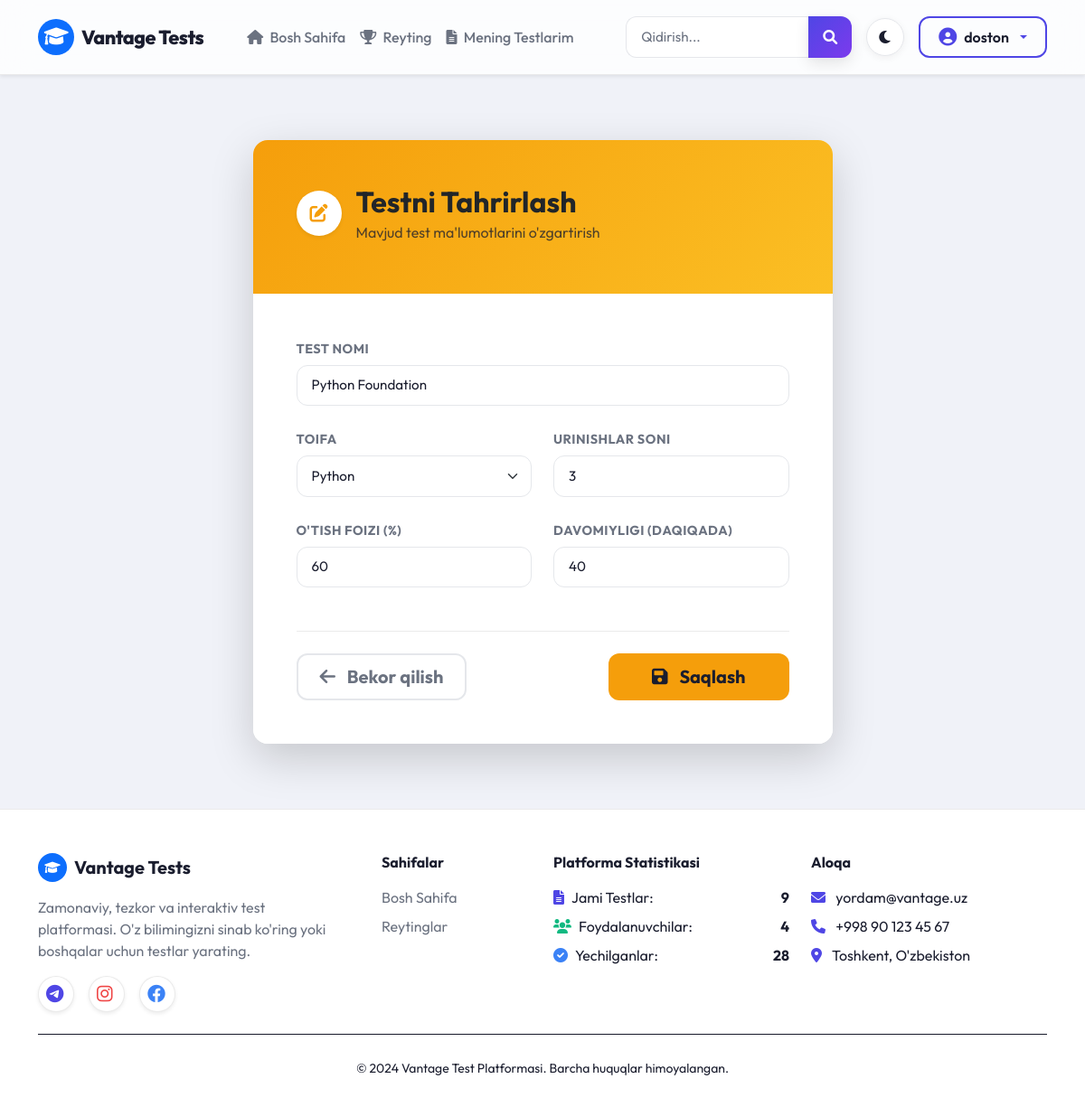
Page /test/12/edit/ (signed in) on the committed database.
### main/models.py (models this page shows, shortened)
class Test(models.Model):
    author = models.ForeignKey(User, on_delete=models.CASCADE)
    category = models.ForeignKey(Category, on_delete=models.CASCADE)
    title = models.CharField(max_length=200)
    maximum_attempts = models.PositiveBigIntegerField()
    duration = models.PositiveIntegerField(default=20, help_text="Test davomiyligi (daqiqada)")
    pass_percentage = models.PositiveBigIntegerField()

class Category(models.Model):
    name = models.CharField(max_length=100)

### main/views.py (the view, shortened to what this page needs)
# urls.py: path('test/<int:test_id>/edit/', views.edit_test, name='edit_test'),
@login_required(login_url='login')
def edit_test(request, test_id):
    test = get_object_or_404(Test, id=test_id, author=request.user)
    categories = Category.objects.all()
    return render(request, 'edit_test.html', {'test': test, 'categories': categories})

### main/context_processors.py (called while the page is built)
def footer_stats(request):
    try:
        total_tests_count = Test.objects.count()
    except Exception:
        total_tests_count = 0
    try:
        active_users_count = User.objects.filter(is_active=True).count()
    except Exception:
        active_users_count = 0
    try:
        completed_tests_count = CheckTest.objects.count()
    except Exception:
        completed_tests_count = 0
    return {
        'total_tests_count': total_tests_count,
        'active_users_count': active_users_count,
        'completed_tests_count': completed_tests_count,
    }

### templates/edit_test.html (shortened to what this page needs)
{% extends "base.html" %}
{% block content %}
<div class="container py-5">
    <div class="row justify-content-center">
        <div class="col-lg-7">
            <div class="card border-0 shadow-lg rounded-4 overflow-hidden bg-card">
                <div class="p-4 p-md-5 text-dark" style="background: linear-gradient(135deg, #f59e0b, #fbbf24) !important;">
                    <div class="d-flex align-items-center mb-2">
                        <div class="bg-white text-warning rounded-circle d-flex align-items-center justify-content-center me-3 shadow-sm" style="width: 50px; height: 50px; font-size: 20px;">
                            <i class="fas fa-edit"></i>
                        </div>
                        <div>
                            <h2 class="fw-bold mb-0 text-dark">Testni Tahrirlash</h2>
                            <p class="mb-0 opacity-75">Mavjud test ma'lumotlarini o'zgartirish</p>
                        </div>
                    </div>
                </div>
                <div class="card-body p-4 p-md-5">
                    <form method="post">
                        <div class="row g-4">
                            <div class="col-12">
                                <label class="form-label fw-bold text-muted small text-uppercase" style="letter-spacing: 0.5px;" for="title">Test Nomi</label>
                                <input type="text" id="title" name="title" class="form-control form-control-lg" value="{{ test.title }}" style="border-radius: 12px;" required>
                            </div>
                            <div class="col-md-6">
                                <label class="form-label fw-bold text-muted small text-uppercase" style="letter-spacing: 0.5px;" for="category">Toifa</label>
                                <select id="category" name="category" class="form-select form-select-lg" style="border-radius: 12px;" required>
                                    {% for cat in categories %}
                                        <option value="{{ cat.id }}" {% if test.category.id == cat.id %}selected{% endif %}>{{ cat.name }}</option>
                                    {% endfor %}
                                </select>
                            </div>
                            <div class="col-md-6">
                                <label class="form-label fw-bold text-muted small text-uppercase" style="letter-spacing: 0.5px;" for="maximum_attempts">Urinishlar soni</label>
                                <input type="number" id="maximum_attempts" name="maximum_attempts" class="form-control form-control-lg" value="{{ test.maximum_attempts }}" min="1" style="border-radius: 12px;" required>
                            </div>
                            <div class="col-md-6">
                                <label class="form-label fw-bold text-muted small text-uppercase" style="letter-spacing: 0.5px;" for="pass_percentage">O'tish foizi (%)</label>
                                <input type="number" id="pass_percentage" name="pass_percentage" class="form-control form-control-lg" value="{{ test.pass_percentage }}" min="0" max="100" style="border-radius: 12px;" required>
                            </div>
                            <div class="col-md-6">
                                <label class="form-label fw-bold text-muted small text-uppercase" style="letter-spacing: 0.5px;" for="duration">Davomiyligi (daqiqada)</label>
                                <input type="number" id="duration" name="duration" class="form-control form-control-lg" value="{{ test.duration }}" min="1" style="border-radius: 12px;" required>
                            </div>
                        </div>
                        <div class="mt-5 pt-4 border-top d-flex flex-column flex-md-row justify-content-between gap-3" style="border-color: var(--border) !important;">
                            <a href="{% url 'test_detail' test.id %}" class="btn btn-outline-secondary btn-lg px-4 fw-bold" style="border-radius: 12px;">
                                <i class="fas fa-arrow-left me-2"></i> Bekor qilish
                            </a>
                            <button type="submit" class="btn btn-warning btn-lg px-5 fw-bold text-dark" style="border-radius: 12px; background: #f59e0b; border: none;">
                                <i class="fas fa-save me-2"></i> Saqlash
                            </button>
                        </div>
                    </form>
                </div>
            </div>
        </div>
    </div>
</div>
{% endblock %}

### templates/base.html (shortened to what this page needs)
{% load static %}
<!DOCTYPE html>
<html lang="uz">
<head>
    <link href="https://cdn.jsdelivr.net/npm/bootstrap@5.1.3/dist/css/bootstrap.min.css" rel="stylesheet">
    <link href="https://cdnjs.cloudflare.com/ajax/libs/font-awesome/6.0.0/css/all.min.css" rel="stylesheet">
    <link rel="stylesheet" type="text/css" href="{% static 'style.css' %}">
</head>
<body>
    <nav class="navbar navbar-expand-lg glass-navbar shadow-sm py-3">
        <div class="container">
            <a class="navbar-brand d-flex align-items-center" href="/">
                <div class="bg-primary text-white rounded-circle p-2 me-2 d-flex justify-content-center align-items-center" style="width: 40px; height: 40px;">
                    <i class="fas fa-graduation-cap"></i>
                </div>
                Vantage Tests
            </a>
            <div class="collapse navbar-collapse" id="navbarContent">
                <ul class="navbar-nav me-auto ps-lg-4">
                    <li class="nav-item">
                        <a class="nav-link" href="{% url 'index' %}">
                            <i class="fas fa-home me-1"></i> Bosh Sahifa
                        </a>
                    </li>
                    <li class="nav-item">
                        <a class="nav-link" href="{% url 'leaderboard' %}">
                            <i class="fas fa-trophy me-1"></i> Reyting
                        </a>
                    </li>
                    {% if user.is_authenticated %}
                    <li class="nav-item">
                        <a class="nav-link" href="{% url 'my_tests' %}">
                            <i class="fas fa-file-alt me-1"></i> Mening Testlarim
                        </a>
                    </li>
                    {% endif %}
                </ul>
                <div class="d-flex align-items-center gap-3 mt-3 mt-lg-0">
                    <form class="input-group" action="{% url 'index' %}" method="get" style="width: 250px;">
                        <input class="form-control" type="search" placeholder="Qidirish..." name="q" aria-label="Search" style="border-right: none;">
                        <button class="btn btn-primary px-3" type="submit">
                            <i class="fas fa-search"></i>
                        </button>
                    </form>
                    <button class="theme-toggle-btn" id="theme-toggle" title="Mavzuni o'zgartirish">
                        <i class="fas fa-moon" id="theme-icon"></i>
                    </button>
                    {% if user.is_authenticated %}
                    <div class="dropdown">
                        <button class="btn btn-outline-primary dropdown-toggle d-flex align-items-center gap-2" type="button" data-bs-toggle="dropdown">
                            <i class="fas fa-user-circle fs-5"></i> <span>{{ user.username }}</span>
                        </button>
                    </div>
                    {% else %}
                    <div class="d-flex gap-2">
                        <a href="{% url 'login' %}" class="btn btn-outline-primary">Kirish</a>
                        <a href="{% url 'signup' %}" class="btn btn-primary">Ro'yxatdan o'tish</a>
                    </div>
                    {% endif %}
                </div>
            </div>
        </div>
    </nav>
    <main class="flex-grow-1 py-4">
        {% block content %}
        {% endblock content %}
    </main>
    <footer class="premium-footer">
        <div class="container">
            <div class="row gy-4">
                <div class="col-lg-4 col-md-6">
                    <h5 class="mb-3 d-flex align-items-center">
                        <div class="bg-primary text-white rounded-circle p-2 me-2 d-flex justify-content-center align-items-center" style="width: 32px; height: 32px; font-size: 14px;">
                            <i class="fas fa-graduation-cap"></i>
                        </div>
                        Vantage Tests
                    </h5>
                    <p class="text-muted pe-lg-4">
                        Zamonaviy, tezkor va interaktiv test platformasi. O'z bilimingizni sinab ko'ring yoki boshqalar uchun testlar yarating.
                    </p>
                    <div class="d-flex gap-3 mt-3">
                        <a href="#" class="btn btn-light rounded-circle shadow-sm" style="width: 40px; height: 40px; padding: 8px;"><i class="fab fa-telegram text-primary fs-5"></i></a>
                        <a href="#" class="btn btn-light rounded-circle shadow-sm" style="width: 40px; height: 40px; padding: 8px;"><i class="fab fa-instagram text-danger fs-5"></i></a>
                        <a href="#" class="btn btn-light rounded-circle shadow-sm" style="width: 40px; height: 40px; padding: 8px;"><i class="fab fa-facebook text-info fs-5"></i></a>
                    </div>
                </div>
                <div class="col-lg-2 col-md-6">
                    <h6 class="mb-3">Sahifalar</h6>
                    <ul class="list-unstyled">
                        <li class="mb-2"><a href="{% url 'index' %}" class="text-decoration-none">Bosh Sahifa</a></li>
                        <li class="mb-2"><a href="{% url 'leaderboard' %}" class="text-decoration-none">Reytinglar</a></li>
                    </ul>
                </div>
                <div class="col-lg-3 col-md-6">
                    <h6 class="mb-3">Platforma Statistikasi</h6>
                    <ul class="list-unstyled text-muted">
                        <li class="mb-2 d-flex align-items-center">
                            <i class="fas fa-file-alt text-primary me-2"></i> Jami Testlar: <strong class="ms-auto text-main">{{ total_tests_count|default:"0" }}</strong>
                        </li>
                        <li class="mb-2 d-flex align-items-center">
                            <i class="fas fa-users text-success me-2"></i> Foydalanuvchilar: <strong class="ms-auto text-main">{{ active_users_count|default:"0" }}</strong>
                        </li>
                        <li class="mb-2 d-flex align-items-center">
                            <i class="fas fa-check-circle text-info me-2"></i> Yechilganlar: <strong class="ms-auto text-main">{{ completed_tests_count|default:"0" }}</strong>
                        </li>
                    </ul>
                </div>
                <div class="col-lg-3 col-md-6">
                    <h6 class="mb-3">Aloqa</h6>
                    <ul class="list-unstyled text-muted">
                        <li class="mb-2"><i class="fas fa-envelope text-primary me-2"></i> yordam@vantage.uz</li>
                        <li class="mb-2"><i class="fas fa-phone text-primary me-2"></i> +998 90 123 45 67</li>
                        <li class="mb-2"><i class="fas fa-map-marker-alt text-primary me-2"></i> Toshkent, O'zbekiston</li>
                    </ul>
                </div>
            </div>
            <hr style="border-color: var(--border);" class="my-4">
            <div class="text-center text-muted col-12">
                <small>&copy; 2024 Vantage Test Platformasi. Barcha huquqlar himoyalangan.</small>
            </div>
        </div>
    </footer>
</body>
</html>

### rows in the picture
Test: title "Python Foundation", category "Python", maximum_attempts "3", pass_percentage "60", duration "40"

### other values in the picture
{{ user.username }} "doston"
{{ total_tests_count|default:"0" }} "9"
{{ active_users_count|default:"0" }} "4"
{{ completed_tests_count|default:"0" }} "28"
